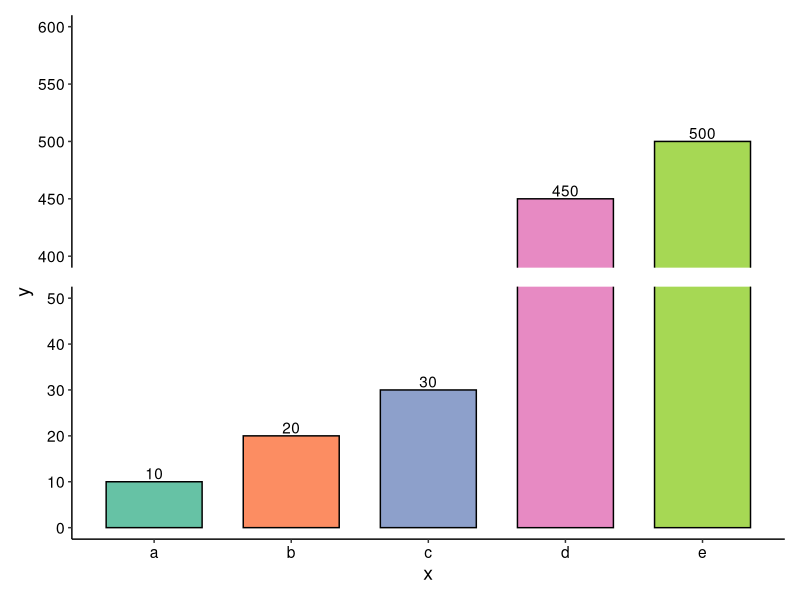
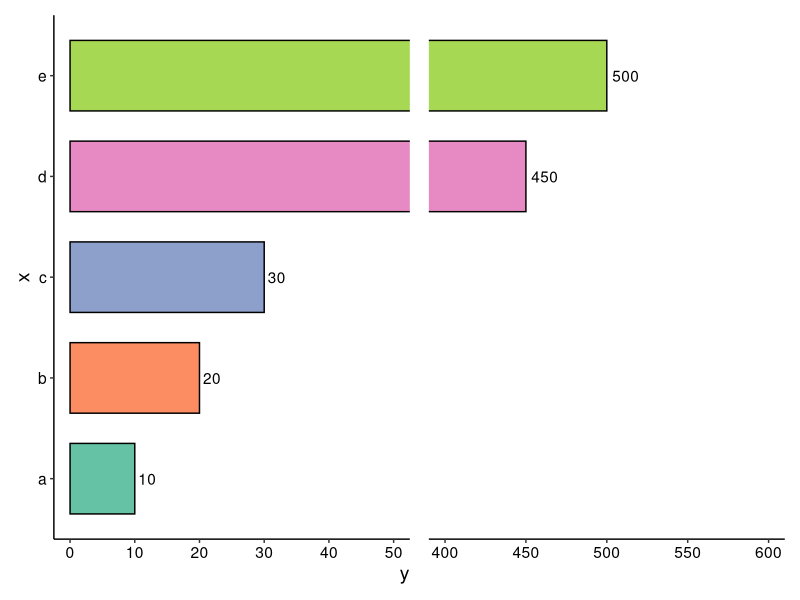

Source code (R) for these figures, in order:

library(tidyverse)
library(patchwork)
library(RColorBrewer)

a <- data.frame(
  x = c("a", "b", "c", "d", "e"),
  y = c(10, 20, 30, 450, 500)
)

lower <- a %>% 
  ggplot(aes(x = x, y = y)) +
  geom_bar(stat = "identity", aes(fill = x),
           width = 0.7, color = "black") +
  geom_text(aes(label = y), vjust = -0.2) +
  scale_fill_manual(values = brewer.pal(8, "Set2")) +
  theme_classic() +
  theme(legend.position = "none",
        axis.title.y = element_text(hjust =1 )) +
  coord_cartesian(ylim = c(0, 50))

upper <- a %>% 
  ggplot(aes(x = x, y = y)) +
  geom_bar(stat = "identity", aes(fill = x),
           width = 0.7, color = "black") +
  geom_text(aes(label = y), vjust = -0.2) +
  scale_fill_manual(values = brewer.pal(8, "Set2")) +
  labs(x = NULL,
       y = NULL) +
  theme_classic() +
  theme(legend.position = "none",
        axis.line.x = element_blank(),
        axis.ticks.x = element_blank(),
        axis.text.x = element_blank()) +
  coord_cartesian(ylim = c(400, 600))


wrap_plots(upper, lower, nrow = 2) &
  theme(axis.text = element_text(color = "black"),
        text = element_text(size = 14))

left <- a %>% 
  ggplot(aes(x = y, y = x)) +
  geom_bar(stat = "identity", aes(fill = x),
           width = 0.7, color = "black") +
  geom_text(aes(label = y), hjust = -0.2) +
  scale_fill_manual(values = brewer.pal(8, "Set2")) +
  theme_classic() +
  theme(legend.position = "none",
        axis.title.x = element_text(hjust =1 )) +
  coord_cartesian(xlim = c(0, 50))


right <- a %>% 
  ggplot(aes(x = y, y = x)) +
  geom_bar(stat = "identity", aes(fill = x),
           width = 0.7, color = "black") +
  geom_text(aes(label = y),hjust = -0.2) +
  scale_fill_manual(values = brewer.pal(8, "Set2")) +
  labs(x = NULL,
       y = NULL) +
  theme_classic() +
  theme(legend.position = "none",
        axis.line.y = element_blank(),
        axis.ticks.y = element_blank(),
        axis.text.y = element_blank()) +
  coord_cartesian(xlim = c(400, 600))

wrap_plots(left, right, nrow = 1) &
  theme(axis.text = element_text(color = "black"),
        text = element_text(size = 14))
